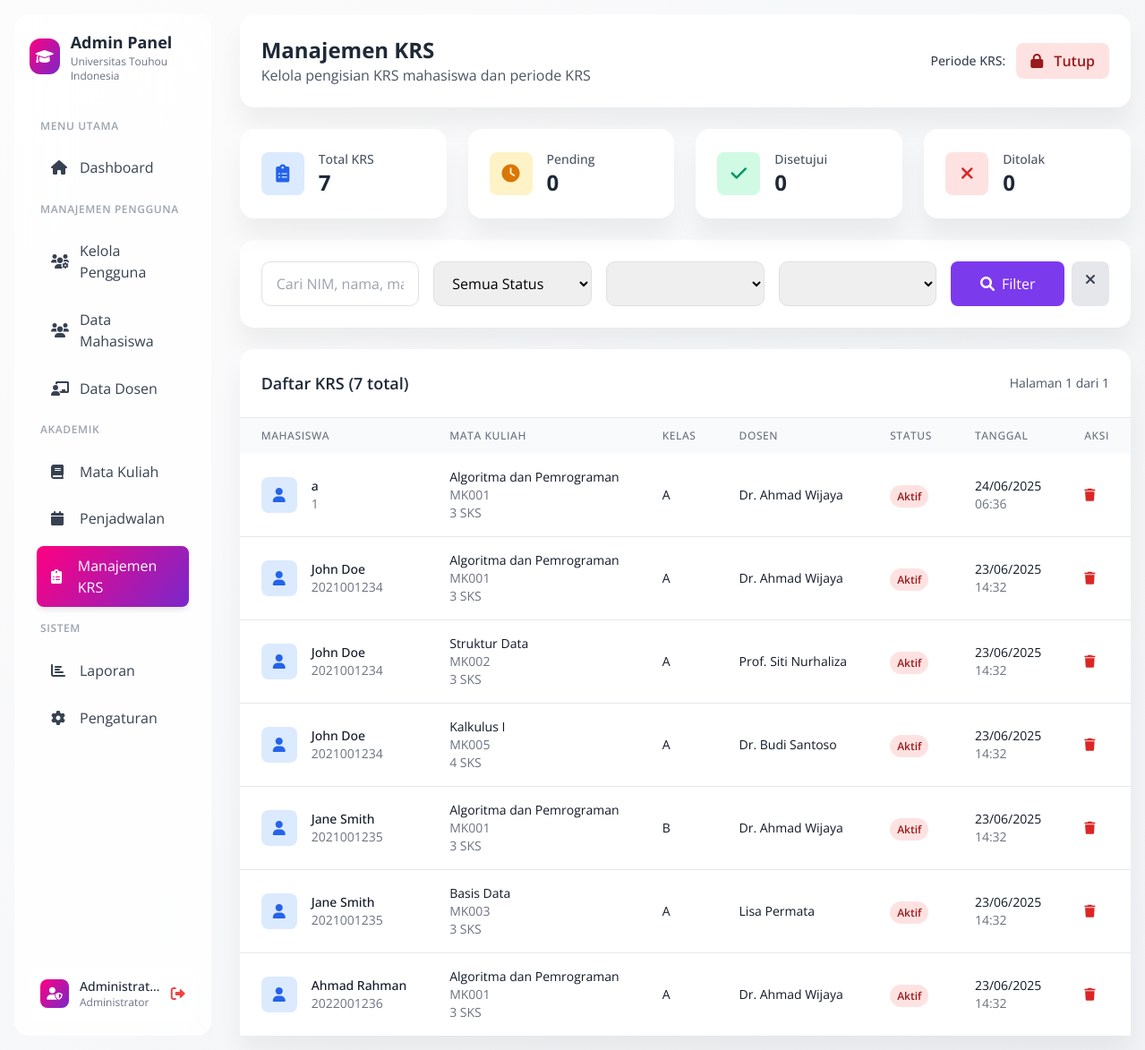
The app's page /sistem-krs/admin-krs.php (signed in), older data.
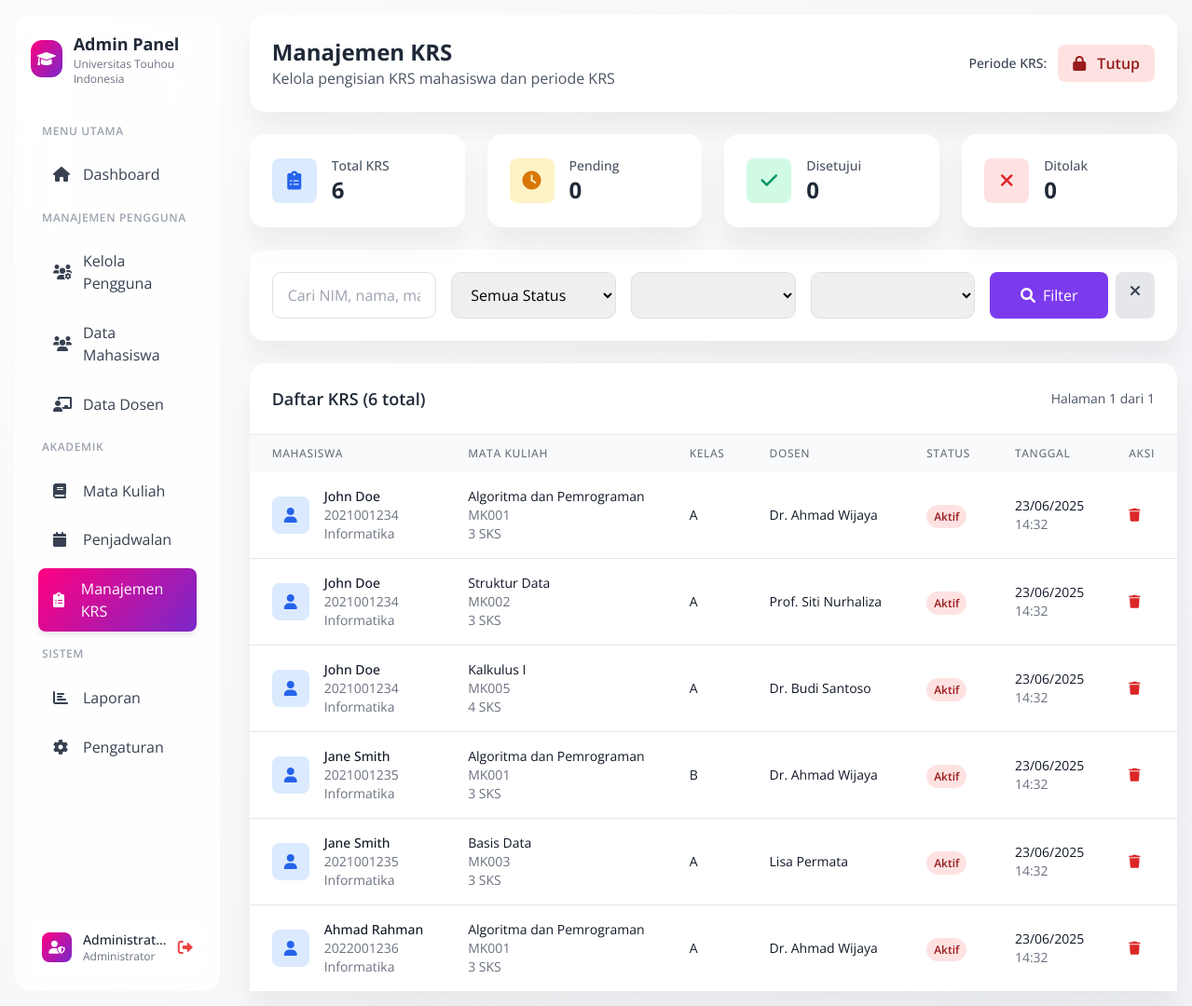
The same page, newer data.
### tables this page shows
CREATE TABLE `krs` (
  `id_krs` int(11) NOT NULL,
  `id_mahasiswa` int(11) NOT NULL,
  `id_kelas` int(11) NOT NULL,
  `tanggal_ambil` datetime DEFAULT current_timestamp(),
  `nilai_angka` decimal(4,2) DEFAULT NULL,
  `nilai_huruf` varchar(2) DEFAULT NULL,
  `status_krs` enum('Aktif','Selesai','Batal') DEFAULT 'Aktif',
  `created_at` timestamp NOT NULL DEFAULT current_timestamp()
);

CREATE TABLE `mahasiswa` (
  `id_mahasiswa` int(11) NOT NULL,
  `nim` varchar(20) NOT NULL,
  `nama` varchar(100) NOT NULL,
  `tanggal_lahir` date DEFAULT NULL,
  `jenis_kelamin` enum('L','P') DEFAULT NULL,
  `alamat` varchar(255) DEFAULT NULL,
  `nomor_telepon` varchar(15) DEFAULT NULL,
  `email` varchar(100) NOT NULL,
  `foto` varchar(255) DEFAULT NULL,
  `password` varchar(255) NOT NULL,
  `created_at` timestamp NOT NULL DEFAULT current_timestamp(),
  `jurusan` varchar(100) DEFAULT NULL,
  `program_studi` varchar(100) DEFAULT NULL,
  `angkatan` year(4) DEFAULT NULL,
  `semester_aktif` int(11) DEFAULT 1,
  `kelompok_ukt` int(11) DEFAULT 1,
  `dosen_wali` int(11) DEFAULT NULL,
  `status` enum('aktif','nonaktif','cuti','lulus') DEFAULT 'aktif'
);

CREATE TABLE `mata_kuliah` (
  `id_matakuliah` int(11) NOT NULL,
  `kode_matakuliah` varchar(10) NOT NULL,
  `nama_matakuliah` varchar(100) NOT NULL,
  `sks` int(2) NOT NULL,
  `semester` int(2) NOT NULL,
  `deskripsi` text DEFAULT NULL,
  `created_at` timestamp NOT NULL DEFAULT current_timestamp(),
  `jurusan` varchar(100) DEFAULT NULL,
  `program_studi` varchar(100) DEFAULT NULL,
  `prasyarat` varchar(255) DEFAULT NULL,
  `status` enum('aktif','nonaktif') DEFAULT 'aktif'
);

CREATE TABLE `kelas` (
  `id_kelas` int(11) NOT NULL,
  `id_matakuliah` int(11) NOT NULL,
  `id_dosen` int(11) NOT NULL,
  `id_tahun_akademik` int(11) NOT NULL,
  `nama_kelas` varchar(50) NOT NULL,
  `kapasitas` int(4) NOT NULL DEFAULT 40,
  `tanggal_mulai` date DEFAULT NULL,
  `tanggal_selesai` date DEFAULT NULL,
  `created_at` timestamp NOT NULL DEFAULT current_timestamp()
);

CREATE TABLE `dosen` (
  `id_dosen` int(11) NOT NULL,
  `nidn` varchar(20) NOT NULL,
  `nama_dosen` varchar(100) NOT NULL,
  `gelar` varchar(50) DEFAULT NULL,
  `email` varchar(100) NOT NULL,
  `nomor_telepon` varchar(15) DEFAULT NULL,
  `password` varchar(255) NOT NULL,
  `created_at` timestamp NOT NULL DEFAULT current_timestamp(),
  `alamat` varchar(255) DEFAULT NULL,
  `jurusan` varchar(100) DEFAULT NULL,
  `program_studi` varchar(100) DEFAULT NULL,
  `bidang_keahlian` text DEFAULT NULL,
  `status` enum('aktif','nonaktif') DEFAULT 'aktif'
);

CREATE TABLE `system_settings` (
  `id` int(11) NOT NULL,
  `setting_key` varchar(100) NOT NULL,
  `setting_value` text DEFAULT NULL,
  `description` text DEFAULT NULL,
  `updated_at` timestamp NOT NULL DEFAULT current_timestamp() ON UPDATE current_timestamp()
);

### sistem-krs/admin-krs.php (the view, shortened to what the changed rows need)
<?php
$database = new Database();
$conn = $database->getConnection();
$krs_status_query = "SELECT setting_value FROM system_settings WHERE setting_key = 'krs_open'";
$krs_status_stmt = $conn->prepare($krs_status_query);
$krs_status_stmt->execute();
$krs_open = $krs_status_stmt->fetchColumn() ?: '0';
$page = $_GET['page'] ?? 1;
$limit = 15;
$offset = ($page - 1) * $limit;
$where_conditions = [];
$where_clause = !empty($where_conditions) ? 'WHERE ' . implode(' AND ', $where_conditions) : '';
$count_query = "SELECT COUNT(*) FROM krs
                LEFT JOIN mahasiswa m ON krs.id_mahasiswa = m.id_mahasiswa
                LEFT JOIN kelas k ON krs.id_kelas = k.id_kelas
                LEFT JOIN mata_kuliah mk ON k.id_matakuliah = mk.id_matakuliah
                $where_clause";
$count_stmt = $conn->prepare($count_query);
$count_stmt->execute();
$total_records = $count_stmt->fetchColumn();
$total_pages = ceil($total_records / $limit);
$query = "SELECT krs.*, m.nim, m.nama as nama_mahasiswa, m.program_studi,
                 mk.nama_matakuliah, mk.kode_matakuliah, mk.sks,
                 k.nama_kelas, d.nama_dosen
          FROM krs
          LEFT JOIN mahasiswa m ON krs.id_mahasiswa = m.id_mahasiswa
          LEFT JOIN kelas k ON krs.id_kelas = k.id_kelas
          LEFT JOIN mata_kuliah mk ON k.id_matakuliah = mk.id_matakuliah
          LEFT JOIN dosen d ON k.id_dosen = d.id_dosen
          $where_clause
          ORDER BY krs.created_at DESC
          LIMIT :limit OFFSET :offset";
$stmt = $conn->prepare($query);
$stmt->bindValue(':limit', $limit, PDO::PARAM_INT);
$stmt->bindValue(':offset', $offset, PDO::PARAM_INT);
$stmt->execute();
$krs_list = $stmt->fetchAll(PDO::FETCH_ASSOC);
$stats_query = "SELECT
                    COUNT(*) as total_krs,
                    SUM(CASE WHEN status_krs = 'pending' THEN 1 ELSE 0 END) as pending,
                    SUM(CASE WHEN status_krs = 'disetujui' THEN 1 ELSE 0 END) as disetujui,
                    SUM(CASE WHEN status_krs = 'ditolak' THEN 1 ELSE 0 END) as ditolak
                FROM krs";
$stats_stmt = $conn->prepare($stats_query);
$stats_stmt->execute();
$stats = $stats_stmt->fetch(PDO::FETCH_ASSOC);
?>
<!DOCTYPE html>
<html lang="id">
<head>
    <link href="https://cdn.jsdelivr.net/npm/tailwindcss@2.2.19/dist/tailwind.min.css" rel="stylesheet">
    <link href="https://cdnjs.cloudflare.com/ajax/libs/font-awesome/6.0.0/css/all.min.css" rel="stylesheet">
</head>
<body class="bg-gray-50">
    <div class="flex min-h-screen">
        <div class="w-64 p-4">
            <div class="sidebar-soft h-full p-4">
                <div class="flex items-center gap-3 mb-8">
                    <div>
                        <h2 class="text-lg font-bold text-gray-800">Admin Panel</h2>
                    </div>
                </div>
            </div>
        </div>
        <div class="flex-1 p-4">
            <div class="card mb-6">
                <div class="p-6">
                    <div class="flex items-center justify-between">
                        <div>
                            <h1 class="text-2xl font-bold text-gray-800">Manajemen KRS</h1>
                        </div>
                        <div class="flex items-center gap-4">
                            <form method="POST" class="flex items-center gap-3">
                                <button type="submit"
                                    class="px-4 py-2 rounded-lg font-semibold transition-colors <?php echo $krs_open == '1' ? 'bg-green-100 text-green-800 hover:bg-green-200' : 'bg-red-100 text-red-800 hover:bg-red-200'; ?>">
                                    <i class="fas <?php echo $krs_open == '1' ? 'fa-unlock' : 'fa-lock'; ?> mr-2"></i>
                                    <?php echo $krs_open == '1' ? 'Buka' : 'Tutup'; ?>
                                </button>
                            </form>
                        </div>
                    </div>
                </div>
            </div>
            <div class="grid grid-cols-1 md:grid-cols-4 gap-6 mb-6">
                <div class="card">
                    <div class="p-6">
                        <div class="flex items-center">
                            <div class="ml-4">
                                <p class="text-sm font-medium text-gray-600">Total KRS</p>
                                <p class="text-2xl font-bold text-gray-800"><?php echo $stats['total_krs']; ?></p>
                            </div>
                        </div>
                    </div>
                </div>
            </div>
            <div class="card">
                <div class="p-6 border-b">
                    <div class="flex justify-between items-center">
                        <h3 class="text-lg font-semibold text-gray-800">
                            Daftar KRS (<?php echo $total_records; ?> total)
                        </h3>
                        <div class="text-sm text-gray-600">
                            Halaman <?php echo $page; ?> dari <?php echo $total_pages; ?>
                        </div>
                    </div>
                </div>
                <div class="overflow-x-auto">
                    <table class="w-full">
                        <thead class="bg-gray-50">
                            <tr>
                                <th
                                    class="px-6 py-3 text-left text-xs font-medium text-gray-500 uppercase tracking-wider">
                                    Mahasiswa</th>
                                <th
                                    class="px-6 py-3 text-left text-xs font-medium text-gray-500 uppercase tracking-wider">
                                    Mata Kuliah</th>
                                <th
                                    class="px-6 py-3 text-left text-xs font-medium text-gray-500 uppercase tracking-wider">
                                    Kelas</th>
                                <th
                                    class="px-6 py-3 text-left text-xs font-medium text-gray-500 uppercase tracking-wider">
                                    Dosen</th>
                                <th
                                    class="px-6 py-3 text-left text-xs font-medium text-gray-500 uppercase tracking-wider">
                                    Status</th>
                                <th
                                    class="px-6 py-3 text-left text-xs font-medium text-gray-500 uppercase tracking-wider">
                                    Tanggal</th>
                                <th
                                    class="px-6 py-3 text-left text-xs font-medium text-gray-500 uppercase tracking-wider">
                                    Aksi</th>
                            </tr>
                        </thead>
                        <tbody class="bg-white divide-y divide-gray-200">
                            <?php foreach ($krs_list as $krs): ?>
                            <tr class="hover:bg-gray-50">
                                <td class="px-6 py-4 whitespace-nowrap">
                                    <div class="flex items-center">
                                        <div class="w-10 h-10 bg-blue-100 rounded-lg flex items-center justify-center">
                                            <i class="fas fa-user text-blue-600"></i>
                                        </div>
                                        <div class="ml-4">
                                            <div class="text-sm font-medium text-gray-900">
                                                <?php echo $krs['nama_mahasiswa']; ?></div>
                                            <div class="text-sm text-gray-500"><?php echo $krs['nim']; ?></div>
                                            <div class="text-sm text-gray-500"><?php echo $krs['program_studi']; ?></div>
                                        </div>
                                    </div>
                                </td>
                                <td class="px-6 py-4 whitespace-nowrap">
                                    <div class="text-sm text-gray-900"><?php echo $krs['nama_matakuliah']; ?></div>
                                    <div class="text-sm text-gray-500"><?php echo $krs['kode_matakuliah']; ?></div>
                                    <div class="text-sm text-gray-500"><?php echo $krs['sks']; ?> SKS</div>
                                </td>
                                <td class="px-6 py-4 whitespace-nowrap">
                                    <div class="text-sm text-gray-900"><?php echo $krs['nama_kelas']; ?></div>
                                </td>
                                <td class="px-6 py-4 whitespace-nowrap">
                                    <div class="text-sm text-gray-900">
                                        <?php echo $krs['nama_dosen'] ?: 'Belum ditentukan'; ?></div>
                                </td>
                                <td class="px-6 py-4 whitespace-nowrap">
                                    <span
                                        class="px-2 py-1 text-xs font-semibold rounded-full
                                        <?php
                                        if ($krs['status_krs'] == 'pending') echo 'bg-yellow-100 text-yellow-800';
                                        elseif ($krs['status_krs'] == 'disetujui') echo 'bg-green-100 text-green-800';
                                        else echo 'bg-red-100 text-red-800';
                                        ?>">
                                        <?php echo ucfirst($krs['status_krs']); ?>
                                    </span>
                                </td>
                                <td class="px-6 py-4 whitespace-nowrap">
                                    <div class="text-sm text-gray-900">
                                        <?php echo date('d/m/Y', strtotime($krs['created_at'])); ?></div>
                                    <div class="text-sm text-gray-500">
                                        <?php echo date('H:i', strtotime($krs['created_at'])); ?></div>
                                </td>
                                <td class="px-6 py-4 whitespace-nowrap text-sm font-medium">
                                    <button
                                        onclick="deleteKrs(<?php echo $krs['id_krs']; ?>, '<?php echo $krs['nama_mahasiswa']; ?>', '<?php echo $krs['nama_matakuliah']; ?>')"
                                        class="text-red-600 hover:text-red-900" title="Hapus">
                                        <i class="fas fa-trash"></i>
                                    </button>
                                </td>
                            </tr>
                            <?php endforeach; ?>
                        </tbody>
                    </table>
                </div>
            </div>
        </div>
    </div>
</body>
</html>

Row changes from the older to the newer data that the page shows:
removed krs: id_mahasiswa.nama "a", id_mahasiswa.nim "1", mata_kuliah.nama_matakuliah "Algoritma dan Pemrograman", mata_kuliah.kode_matakuliah "MK001", mata_kuliah.sks "3", id_kelas.nama_kelas "A", dosen.nama_dosen "Dr. Ahmad Wijaya", status_krs "Aktif", created_at "24/06/2025", created_at "06:36"
changed through a linked row, krs (number 1 of 6 on the later page): id_mahasiswa.program_studi (not shown) → "Informatika"
changed through a linked row, krs "Struktur Data": id_mahasiswa.program_studi (not shown) → "Informatika"
changed through a linked row, krs "Kalkulus I": id_mahasiswa.program_studi (not shown) → "Informatika"
changed through a linked row, krs (number 4 of 6 on the later page): id_mahasiswa.program_studi (not shown) → "Informatika"
changed through a linked row, krs "Basis Data": id_mahasiswa.program_studi (not shown) → "Informatika"
changed through a linked row, krs "Ahmad Rahman": id_mahasiswa.program_studi (not shown) → "Informatika"
Text that changed along with them:
$stats['total_krs']: "7" → "6"
$total_records: "7" → "6"
